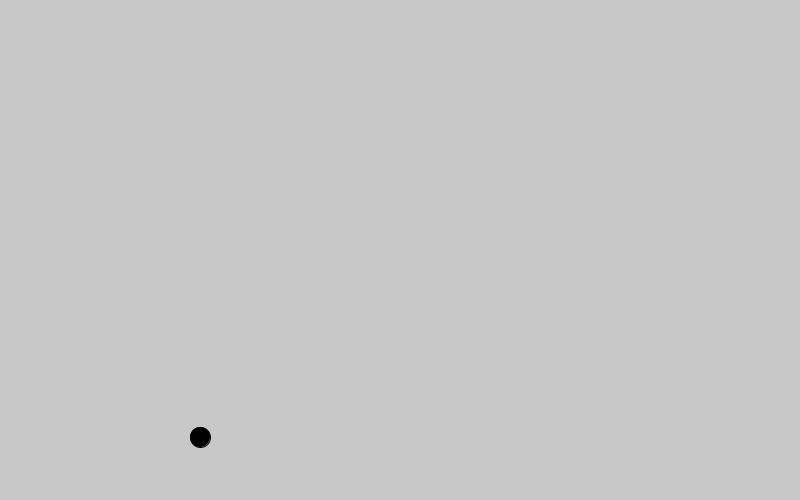
Frame 1 (no input)
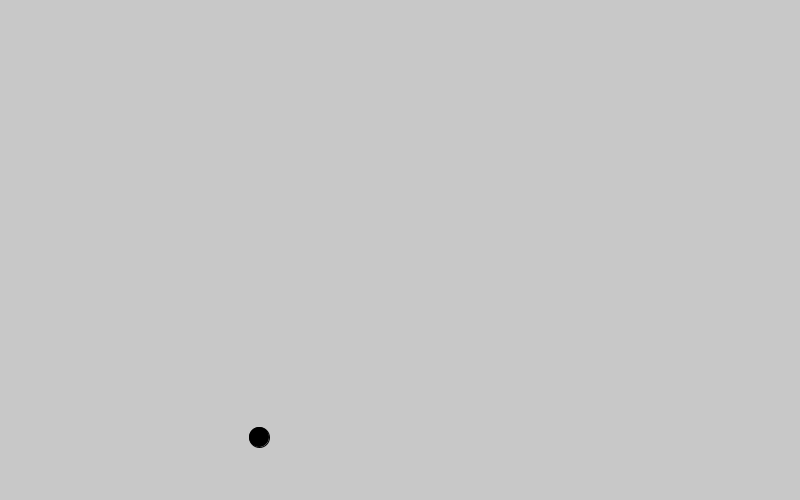
Frame 60 (the mouse pressed at the canvas centre just before this capture)
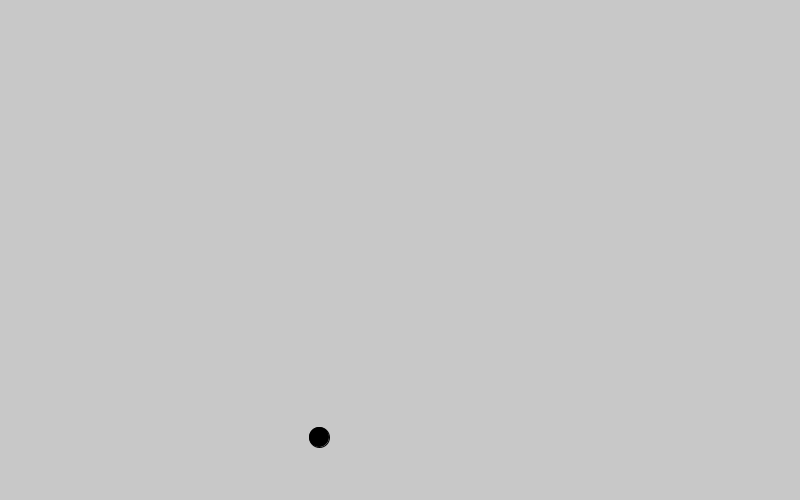
Frame 120 (the mouse held since frame 60 and released just before this capture)

The Processing sketch that drew these frames (run headless with seeded random() and noise(); from frame 60 on, the mouse is pressed at the canvas centre):

// Processing sketch: question_2
// ── question_2.pde
//declare variables
float xCenter;
float yCenter;
float xRadius;
float yRadius;
 
//switch to active mode 
//set up
void setup() {
  size(800, 500);
  fill(0);
  
  //set vaiable values
  xCenter = width/4;
  yCenter = height*7/8;
  xRadius = 20;
  yRadius = 20;
  
}

//draw circle
void draw() { 
  //redraw background to remove previous circle
  background(200);
  ellipse(xCenter, 
          yCenter, 
          xRadius, 
          20);  

  //conditional statement
  xCenter = xCenter + 1; 
  if (xCenter < 0) { 
    xCenter = width; 
  } 
} 
